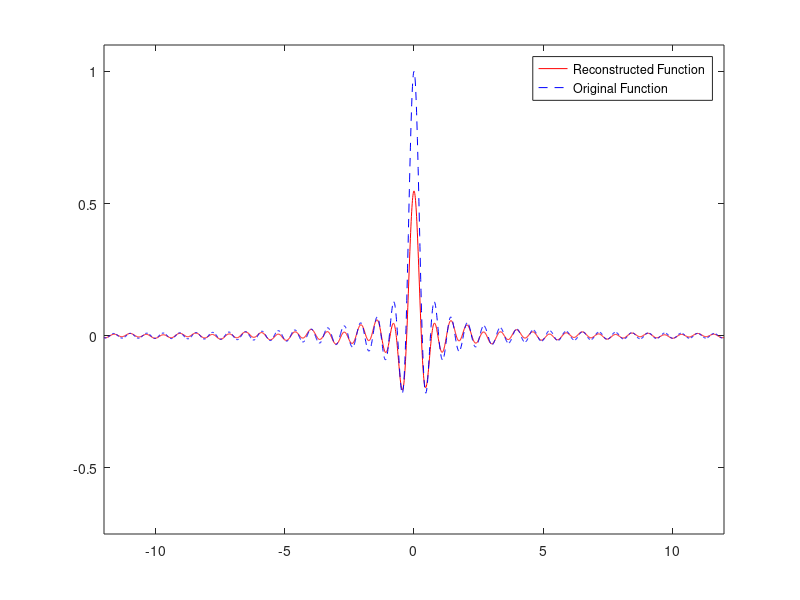

Reproduce this figure in MATLAB.

% Basic Variable Declarations

t = [-12:.01:12]; % plot mesh
p = .5; % sampling rate
N = 10000; % approximation cutoff
L = 12; % erasure set size

La = [1:1:L]+N+1; % erasure set
% La = [1:2:2*L-1]+N+1;

% Computing the sampling coefficients

FC = zeros(1,2*N+1); % sampling coefficients
for(n = -N:1:N)
  FC(n+N+1) = sinc(pi * n * p); % sampling coefficients of sinc(pi*x)
end
FC1 = FC; % actual sampling coefficients
FC(La) = zeros(size(La)); % sampling coefficients with erasures

% Computing the N-term approximation of f_R

f_R = zeros(size(t)); % N-term approximation of f_R
for(n = -N:1:N)
  f_R = f_R + FC(n+N+1) * p * sinc(pi * (t-n*p));
end

% Computing the Bridge Matrix

M = zeros(L,L); % bridge matrix
for(j = 1:1:L)
  for(k = 1:1:L)
    M(j,k) = p * sinc(pi*p*(La(k)-La(j)));
  end
end

% Solving for C

C = (eye(L) - M) \ (eye(L)); % coefficient matrix

norm(C)

% Reconstruction

CfRL = zeros(size(La)); % sampling coefficients of f_R over the erasure set.
for(n=-N:1:N)
  CfRL = CfRL + p*FC(n+N+1)*sinc(pi*(p*(La-N-1)-p*n));
end

f_B = f_R; % the reconstructed function
for(j = 1:1:L)
    for(k = 1:1:L)
        f_B = f_B + p * C(j,k) * CfRL(k) * sinc(pi*(t-p*(La(j)-N-1)));
    end
end

figure;
plot(t,f_B,'r');
hold on;
xlim([-12,12]);
ylim([-0.75,1.1]);
%plot(t,f_Rapprox,'r');
%plot(t,f_R,'g')
plot(t,sinc(pi*t),'--b');
% plot(t,f_B,'g');
legend('Reconstructed Function','Original Function','Location','northeast')
hold off;